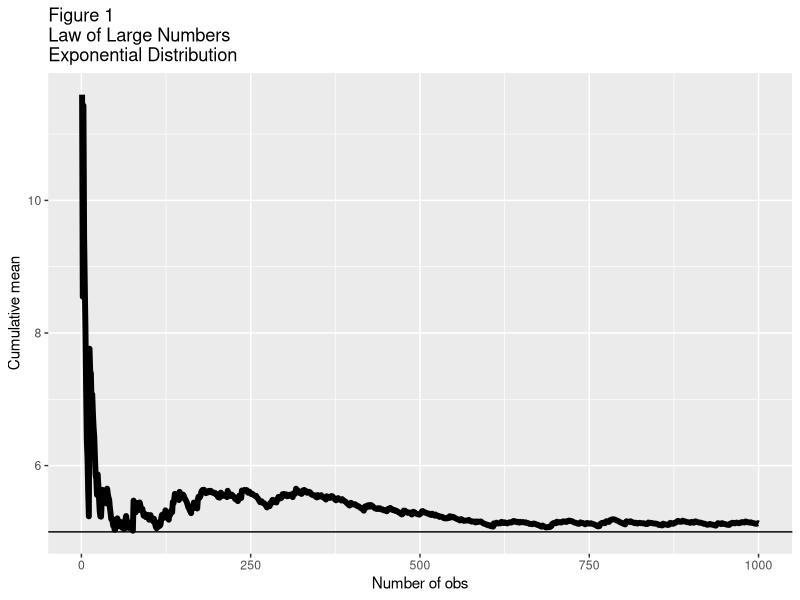
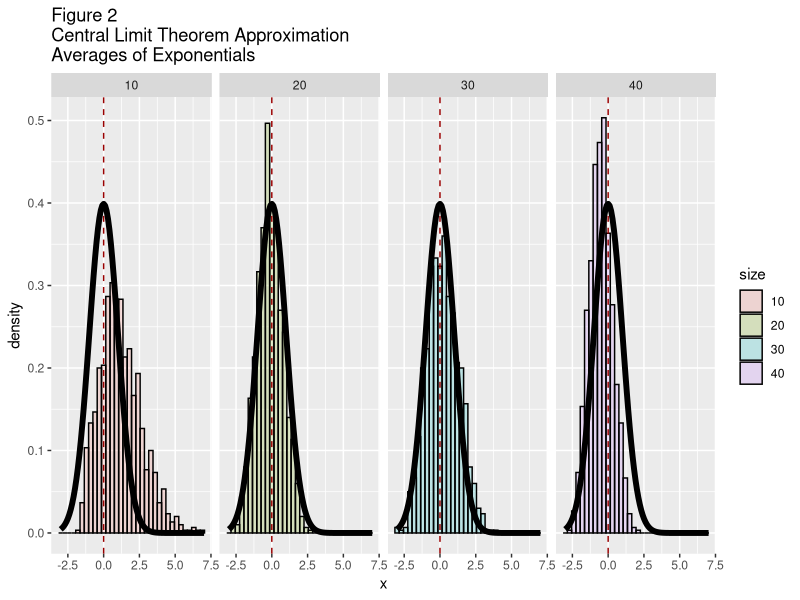
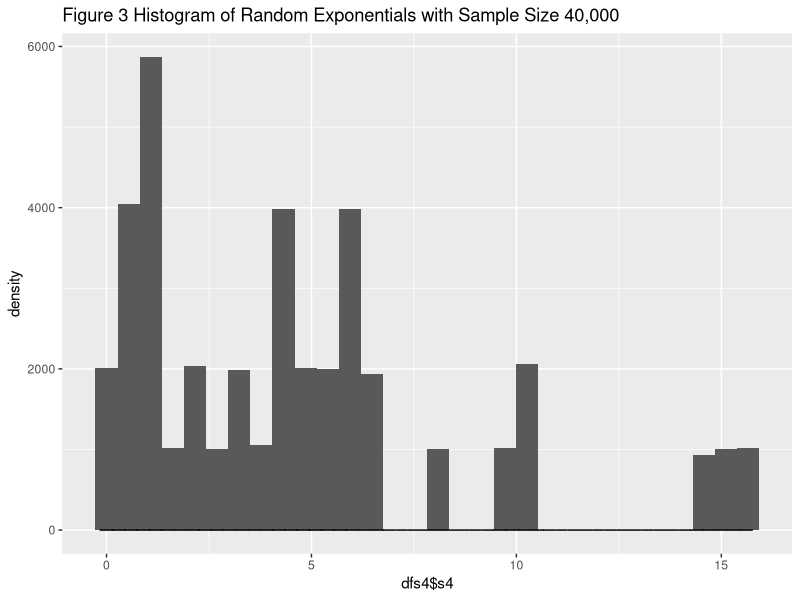

Write R code to recreate these figures, in order.
## ---- chunk 1
set.seed(568)
library(ggplot2)
n <- 1000
lambda <- 0.2
means <- cumsum(sample(rexp(n, lambda), n , replace = TRUE)) / (1  : n)
g <- ggplot(data.frame(x = 1 : n, y = means), aes(x = x, y = y)) 
g <- g + geom_hline(yintercept = 5) + geom_line(size = 2) 
g <- g + labs(x = "Number of obs", y = "Cumulative mean")
g <- g + ggtitle("Figure 1\nLaw of Large Numbers\nExponential Distribution")
g
## ---- chunk 2
set.seed(568)
library(ggplot2)
nosim <- 1000
lambda <- 0.2
mu <- 1/lambda
s <- 1/lambda
cfunc <- function(x, n) sqrt(n) * (mean(x) - mu) / s

s1 <- sample(rexp(10,lambda), nosim * 10, replace = TRUE)
s2 <- sample(rexp(20,lambda), nosim * 20, replace = TRUE)
s3 <- sample(rexp(30,lambda), nosim * 30, replace = TRUE)
s4 <- sample(rexp(40,lambda), nosim * 40, replace = TRUE)
m1 <- matrix(s1, nosim)
m2 <- matrix(s2, nosim)
m3 <- matrix(s3, nosim)
m4 <- matrix(s4, nosim)
x1 <- apply(m1, 1, cfunc, 10)
x2 <- apply(m2, 1, cfunc, 20)
x3 <- apply(m3, 1, cfunc, 30)
x4 <- apply(m4, 1, cfunc, 40)
## ---- chunk 3
library(knitr)
ss1 <- c(mean(s1), 5, abs(mean(s1) - 5))
ss2 <- c(mean(s2),5, abs(mean(s2) - 5))
ss3 <- c(mean(s3),5, abs(mean(s3) - 5))
ss4 <- c(mean(s4),5, abs(mean(s4) - 5))
mm <- as.data.frame(rbind(ss1,ss2,ss3,ss4))
names(mm) <- c("Sample Mean","Theoretical Mean", "Difference")
row.names(mm) <- c("10,000", "20,000", "30,000", "40,000")
kable(mm)
## ---- chunk 4
library(knitr)
v1 <- c(sd(s1)^2, 25, abs(sd(s1)^2 - 25))
v2 <- c(sd(s2)^2, 25, abs(sd(s2)^2 - 25))
v3 <- c(sd(s3)^2, 25, abs(sd(s3)^2 - 25))
v4 <- c(sd(s4)^2, 25, abs(sd(s4)^2 - 25))
nn <- as.data.frame(rbind(v1,v2,v3,v4))
names(nn) <- c("Sample Variance","Theoretical Variance", "Difference")
row.names(nn) <- c("10,000", "20,000", "30,000", "40,000")
kable(nn)
## ---- chunk 5
dat <- data.frame(
  x = c(x1, x2, x3, x4),
  size = factor(rep(c(10, 20, 30, 40), rep(nosim, 4))))
g <- ggplot(dat, aes(x = x, fill = size)) + geom_histogram(alpha = .20, binwidth=.3, colour = "black", aes(y = ..density..)) 
g <- g + geom_vline(aes(xintercept=0), colour="#990000", linetype="dashed")
g <- g + stat_function(fun = dnorm, size = 2)
g <- g + ggtitle("Figure 2\nCentral Limit Theorem Approximation\nAverages of Exponentials")
g + facet_grid(. ~ size)
## ---- chunk 6
library(knitr)
am1 <- c(mean(x1), 0, abs(mean(x1) - 0))
am2 <- c(mean(x2), 0, abs(mean(x2) - 0))
am3 <- c(mean(x3), 0, abs(mean(x3) - 0))
am4 <- c(mean(x4), 0, abs(mean(x4) - 0))
oo <- as.data.frame(rbind(am1,am2,am3,am4))
names(oo) <- c("Averages Mean","Theoretical Mean", "Difference")
row.names(oo) <- c("10", "20", "30", "40")
kable(oo)
## ---- chunk 7
library(knitr)
av1 <- c(sd(x1)^2, 1, abs(sd(x1)^2 - 1))
av2 <- c(sd(x2)^2, 1, abs(sd(x2)^2 - 1))
av3 <- c(sd(x3)^2, 1, abs(sd(x3)^2 - 1))
av4 <- c(sd(x4)^2, 1, abs(sd(x4)^2 - 1))
pp <- as.data.frame(rbind(av1,av2,av3,av4))
names(pp) <- c("Averages Variance","Theoretical Variance", "Difference")
row.names(pp) <- c("10", "20", "30", "40")
kable(pp)
## ---- chunk 8
dfs4 <- data.frame(s4)
gs4 <- ggplot(data=dfs4, aes(dfs4$s4)) + geom_histogram() + geom_histogram(alpha = .20, binwidth=.3, colour = "black", aes(y = ..density..))
gs4 <- gs4 + ggtitle("Figure 3 Histogram of Random Exponentials with Sample Size 40,000")
gs4
